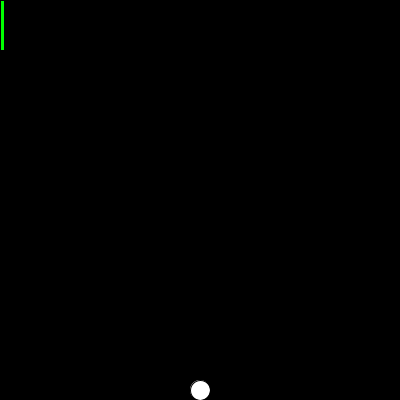
Frame 1 (no input)
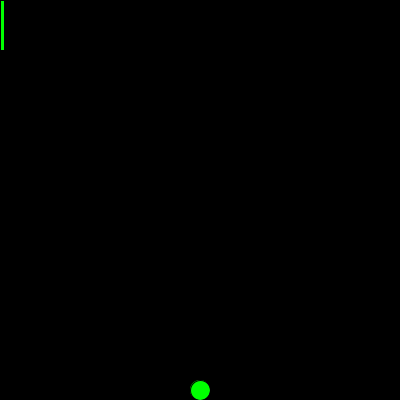
Frame 60 (the mouse pressed at the canvas centre just before this capture)
Frame 120 (the mouse held since frame 60 and released just before this capture): identical to frame 60, image omitted

The Processing sketch that drew these frames (run headless with seeded random() and noise(); from frame 60 on, the mouse is pressed at the canvas centre):

// Processing sketch: frogger
// ── frogger.pde
 Car car1 = new Car(0,0,20,4);
  //Car car2= new Car();
   //Car car3 = new Car();
    //Car car4 = new Car();
     //Car car5 = new Car();
  //Car car6= new Car();
   //Car car7 = new Car();
//Car car8 = new Car();
int hop = 50;
 int frogX=200;
int frogY=390;
void setup(){
  size(400,400);
  
}
void draw(){
  background(0,0,0);
  ellipse(frogX,frogY,20,20);
  fill(0,102,51);
  frogBound();
  car1.display();
  


}
void keyPressed()
{
  if(key == CODED){
      if(keyCode == UP)
      {
      frogY=frogY-hop;
      }
      else if(keyCode == DOWN)
      {
       frogY=frogY+50;
      }
      else if(keyCode == RIGHT)
      {
      frogX=frogX+50;
      }
      else if(keyCode == LEFT)
      {
             frogX=frogX-50;
      }
   }
}
void frogBound(){
  if (frogX>400){
  frogX =400;
}
if (frogX<0){
  frogX =0;
}
if (frogY<0){
  frogY =0;
}
if (frogY>400){
  frogY =400;
}
}
class Car{
   int X;
   int Y;
   int Speed;
   int Size;
 Car(int  X, int Y,  int Speed, int  Size){
    this.X=X;
    this.Y=Y;
    this.Speed=Speed;
    this.Size=Size;
 }
 void display() 
  {
    fill(0,255,0);
    rect(X, Y,  Size, 50);
  }
}
